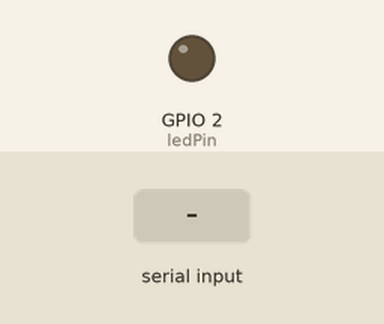
This sketch was run on a simulated ESP8266 (Wemos D1 mini). Parts: output pins drawn as LEDs (lit = HIGH). The inputs (shaded band) are chosen by the test bench.

Above: at 1.2 s.
1.3 s: "h" received over Serial
At 1.9 s:
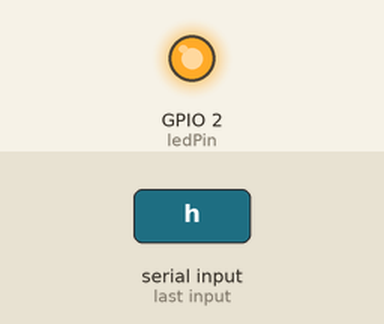
2.8 s: "l" received over Serial
At 3.1 s:
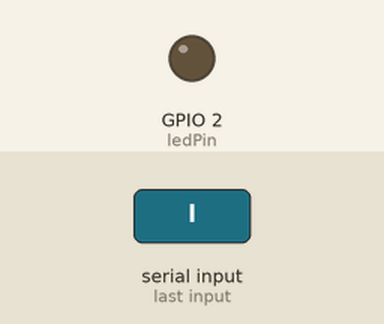
Timing chart, 0 to 5.8 s (numbered marks = the images above; inputs shaded):
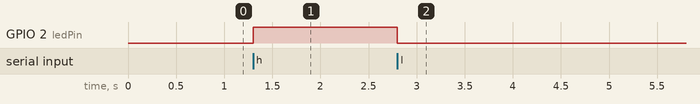

Measured:
- after the input at 1.3 s, GPIO 2 (ledPin): LOW → HIGH at once
- after the input at 2.8 s, GPIO 2 (ledPin): HIGH → LOW at once

The sketch:

PhysicalPixel2.ino
```cpp
const int ledPin = 2; // the pin that the LED is attached to
int incomingByte;      // a variable to read incoming serial data into
int brightness = 1000;
void setup() {
  // initialize serial communication:
  Serial.begin(9600);
  // initialize the LED pin as an output:
  pinMode(ledPin, OUTPUT);
}

void loop() {
  // see if there's incoming serial data:
  if (Serial.available() > 0) {
    // read the oldest byte in the serial buffer:
    incomingByte = Serial.read();
    // if it's a capital H (ASCII 72), turn on the LED:
    if (incomingByte == 'h') {
      brightness = 1000;
      digitalWrite(ledPin, HIGH);
    }
    // if it's an L (ASCII 76) turn off the LED:
    if (incomingByte == 'l') {
      brightness = 0;
      digitalWrite(ledPin, LOW);

    if(incomingByte == 'm'){
      brightness = 500;
      digitalWrite(ledPin, HIGH);
   }
  }
 }
}
```
